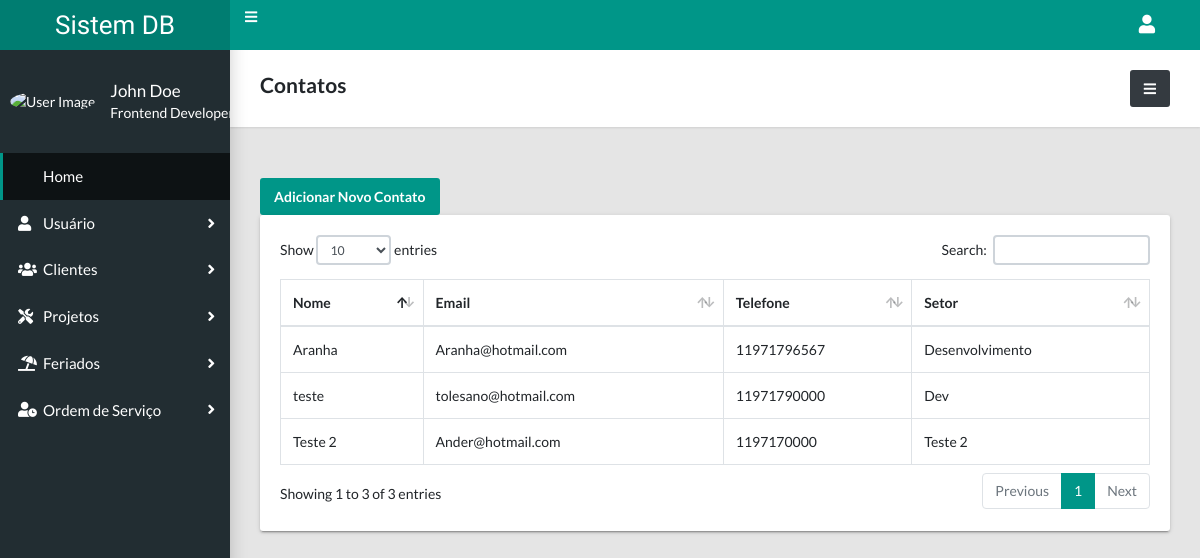
/lista/contato/21/, run on the app's committed database.
### core/models.py (models this page shows, shortened)
class Solicitante(models.Model):
    cliente = models.ForeignKey \
        (NovoCliente,
         blank=True,
         null=True,
         on_delete=models.DO_NOTHING)
    nome = models.CharField(
        max_length=255,
        blank=True,
        null=True
    )
    email = models.EmailField(
        max_length=255,
        blank=True,
        null=True
    )
    telefone = models.TextField(
        max_length=255,
        blank=True,
        null=True
    )
    setor = models.TextField(
        max_length=255,
        blank=True,
        null=True
    )

### core/views.py (the view)
# urls.py: path('lista/contato/<int:pk>/', views.ListaContato, name='lista_contato'),
def ListaContato(request, pk):
    print(pk)
    request.session['id_cliente'] = str(pk)
    solicitantes = models.Solicitante.objects.filter(cliente=pk)
    contato = SolicitanteForm()
    context={
        'form': solicitantes,
        'contato': contato
    }
    return render(request, 'adicionar_contato.html', context)

### core/forms.py
class SolicitanteForm(forms.ModelForm):
    nome = forms.CharField(
        label='Nome',
        widget=forms.TextInput(
            attrs={
                'class': 'form-control', 'placeholder': 'Nome', 'id': 'id_nome'
            }
        )
    )
    email = forms.CharField(
        label='Email',
        widget=forms.TextInput(
            attrs={
                'class': 'form-control', 'placeholder': 'Email', 'id': 'id_email'
            }
        )
    )
    telefone = forms.CharField(
        label='Telefone',
        widget=forms.TextInput(
            attrs={
                'class': 'form-control', 'placeholder': 'Telefone', 'id': 'id_telefone'
            }
        )
    )
    setor = forms.CharField(
        label='Setor',
        widget=forms.TextInput(
            attrs={
                'class': 'form-control', 'placeholder': 'Setor', 'id': 'id_setor'
            }
        )
    )
    class Meta:
        model = models.Solicitante
        fields = ['nome', 'email', 'telefone', 'setor']

### core/templates/adicionar_contato.html (shortened to what this page needs)
{% extends 'base.html' %}
{% load static %}
{% block content %}
    {% include 'nav.html' %}
    <main class="app-content">
        <div class="app-title">
            <h4>Contatos</h4>
            <a href="{% url 'core:lista_cliente' %}" class="btn btn-dark" data-toggle="tooltip" title="Voltar a Lista de Clientes" data-placement="left"><i class="fas fa-bars"></i></a>
        </div>
        <br>
        <button type="button" class="btn btn-primary" data-toggle="modal" data-target="#novoSolicitante" data-whatever="@fat">Adicionar Novo Contato</button>
        <br>
        <div class="row">
            <div class="col-md-12">
                <div class="tile">
                    <div class="tile-body">
                        <div class="table-responsive">
                            <table class="table table-hover table-bordered" id="sampleTable">
                                <thead>
                                    <tr>
                                        <th>Nome</th>
                                        <th>Email</th>
                                        <th>Telefone</th>
                                        <th>Setor</th>
                                    </tr>
                                </thead>
                                <tbody>
                                    {% for f in form %}
                                        <tr>
                                            <td>{{ f.nome }}</td>
                                            <td>{{ f.email }}</td>
                                            <td>{{ f.telefone }}</td>
                                            <td>{{ f.setor }}</td>
                                        </tr>
                                    {% endfor %}
                                </tbody>
                            </table>
                        </div>
                    </div>
                </div>
            </div>
        </div>
    </main>
{% endblock %}

### data on the page
Solicitante: nome "Aranha", email "Aranha@hotmail.com", telefone "11971796567", setor "Desenvolvimento"
Solicitante: nome "teste", email "tolesano@hotmail.com", telefone "11971790000", setor "Dev"
Solicitante: nome "Teste 2", email "Ander@hotmail.com", telefone "1197170000", setor "Teste 2"
